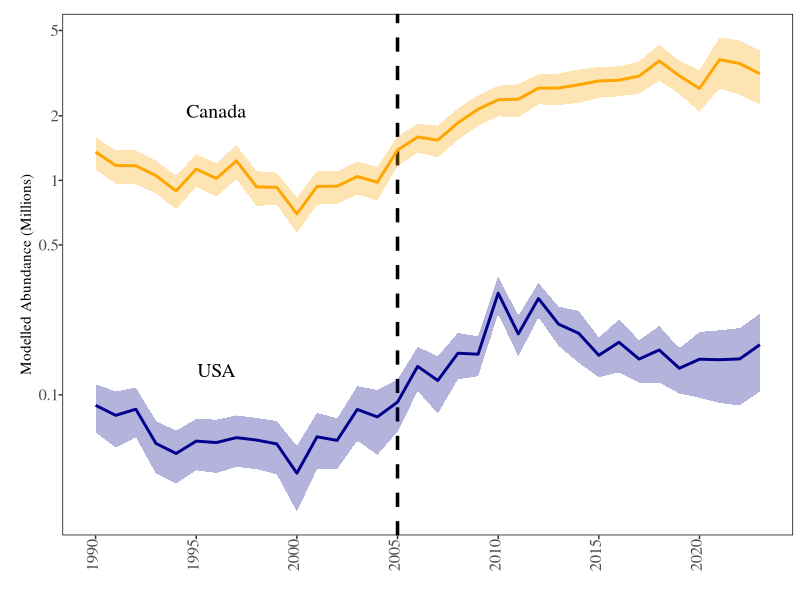
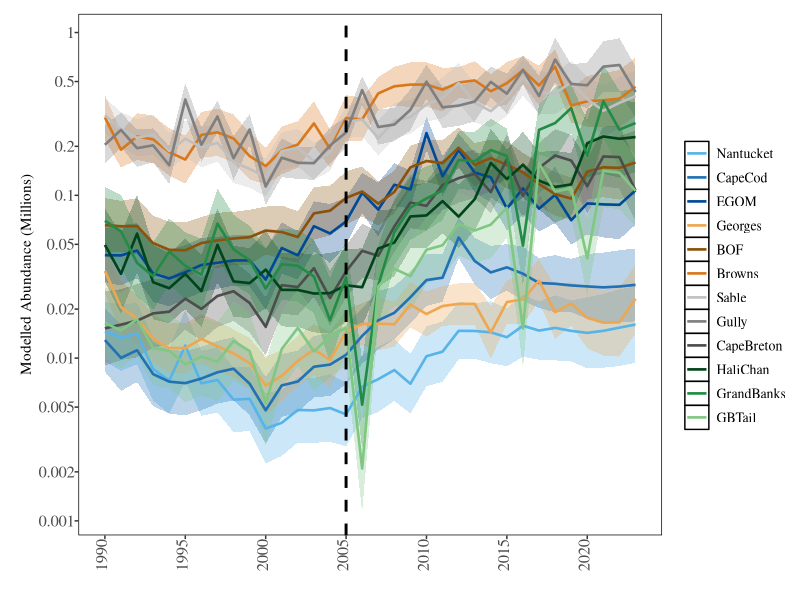
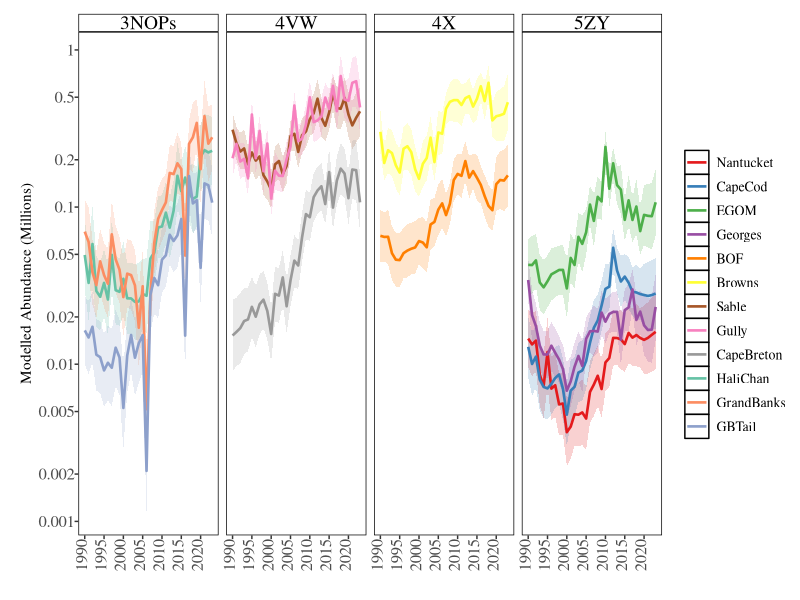

The R source for these figures, in order: (Note: this script raises an error after producing the figures.)
library(tidyverse)
library(broom)
library(dplyr)

library(ggplot2)
library(cowplot)
library(patchwork)
library(gridExtra)
library(RColorBrewer)
library(scales)

library(grid)  # For unit() function
#theme----
theme_replace(panel.grid.minor = element_blank(), panel.grid.major = element_line(colour="black"),
              
              strip.background=element_rect(colour="black",fill="white"))

theme_set(theme_bw())

theme_replace(legend.key =element_rect(colour="black",fill="white"),
              
              plot.margin = unit(c(1.5,3,1.5,1), "cm"),
              
              #plot.margin=margin(3,4,4,0),
              
              #plot.margin=margin(3,4,4,0),
              
              plot.title=element_text(size=16,vjust=1.5,family="serif"),
              
              legend.background=element_rect(size=.9,colour="white",fill="white"),
              
              strip.text=element_text(size=14,family="serif",angle=0),
              
              panel.border = element_rect(colour = "black",fill=NA),
              
              panel.grid.minor = element_blank(), panel.grid.major = element_blank(),
              
              strip.background=element_rect(colour="black",fill="white"),
              
              axis.text.x = element_text(angle = 90, vjust = 0.2, hjust=1,size=12,family="serif"),
              
              axis.text.y = element_text(angle = 0, vjust = 0.5, hjust=1,size=12,family="serif"),
              
              axis.title.x=element_text(size=12,hjust=0.5,vjust=-2,family="serif"))

pd <- position_dodge(.5)
# Solution 1: Transform your data beforehand and use natural scale
# This approach transforms the data before plotting
# Plot abuncance indexed regions ----

FigAbd.Region.Spring <- read.csv(here::here("2025-04-23/Output/IndexAbundance/abundance_ind_Region.Spring.csv"),row.names=NULL)
names(FigAbd.Region.Spring)


#To estimate the proportion ot toal abundance by Season, I have to do it here as teh script in 3.3Regional_Proportions can only easily be run if you have VAST
Reg_Prop<-read.csv(here::here("2025-04-23/Output/Proportions/proportions_and_density_Regional.csv"))
#isolate spring 
Reg_Prop_Spring <- subset(Reg_Prop, Reg_Prop$Season == "Spring")
names(Reg_Prop_Spring)
#plot check and adding vars to figure out proportion before and during warming.----
Reg_Prop_Spring$Period<-NULL
Reg_Prop_Spring$Period[Reg_Prop_Spring$Year<2006]<-"1990-2005"
Reg_Prop_Spring$Period[Reg_Prop_Spring$Year>2005]<-"2006-2023"
Reg_Prop_Spring$Region<-factor(Reg_Prop_Spring$Index_Region)
names(Reg_Prop_Spring)
library(dplyr)

popr <- Reg_Prop_Spring %>%
  group_by(Period) %>%
  mutate(Total_EstimateForPeriod = sum(Index_Estimate)) %>%
  ungroup() %>%
  group_by(Period, Region) %>%
  summarise(Total_EstimateForRegion = sum(Index_Estimate), 
            Total_EstimateForPeriod = first(Total_EstimateForPeriod)) %>%
  mutate(Prop = Total_EstimateForRegion / Total_EstimateForPeriod * 100) %>%
  ungroup()
names(Reg_Prop_Spring)
range(Reg_Prop_Spring$Proportion)
Reg_Prop_Spring %>%
  group_by(Region,Period) %>%
  summarise(
    min_prop = min(Proportion, na.rm = TRUE),
    max_prop = max(Proportion, na.rm = TRUE),
    .groups = "drop"
  )
####ENDprop----
Regiona_Proportion_Plot_Spring<-ggplot(Reg_Prop_Spring, aes(x = Year, y = Proportion, fill = Index_Region)) +
  geom_area() +
  scale_fill_manual(values = c("orange", "darkblue")) +
  labs(
    title = "Mean Proportion of Total Est. Abun. Spring",
    x = "Year",
    y = "Proportion of Total (%)",
    fill = NULL
  ) +
  geom_vline(xintercept = 2006, linetype = "dashed", color = "black", size = 1)
##END adding vars to figure out proportion before and during warming.----
popr
##Figure ABD Panel A----
regpal<- c("orange", "darkblue")
colbline<-brewer.pal(3, "Dark2")
custom_labels <- c(
  "Canada: Before (93.9%), During (94%)",
  "USA:    Before ( 6.1%), During ( 6%)"
)
CI <- function(x) {
  sd(x, na.rm = TRUE) / sqrt(length(x)) * qt(0.975, df = length(x) - 1)
}
#option 1----
FigAbd.Region.Spring.transformed <- FigAbd.Region.Spring %>%
  mutate(
    Index_Millions = Index_Estimate / 1000000,
    Index_SD_Millions = Index_SD / 1000000,
    ymin = pmax(Index_Millions - Index_SD_Millions, 0.001),  # Ensure positive values
    ymax = Index_Millions + Index_SD_Millions
  )
ARegionalPlot<- 
ggplot(data = FigAbd.Region.Spring.transformed, aes(x = Year, y = Index_Millions, group = Region)) +
  geom_vline(xintercept = 2005, lty = 2, lwd = 1.2) +
  scale_y_log10(
    breaks = c(0.1, 0.5, 1, 2, 5, 10, 20, 50),  # Custom breaks in natural units
    labels = c("0.1", "0.5", "1", "2", "5", "10", "20", "50")  # Natural unit labels
  ) +
  scale_x_continuous(breaks = seq(1990, 2023, by = 5)) +
  geom_ribbon(aes(x = Year, 
                  ymin = ymin, 
                  ymax = ymax, 
                  fill = Region), alpha = 0.3) +
  geom_line(aes(color = Region), linewidth = 1) +
  scale_fill_manual(values = regpal) +
  scale_color_manual(values = regpal) +
  guides(color = guide_legend(title = ""),
         fill = "none") + 
  labs(y = "Modelled Abundance (Millions)", x = "") +
  guides(color = guide_legend(title = "")) +
  annotate("text", x = 1996, y = 2.1, label = "Canada", color = "black", size = 5, family = "serif") +
  annotate("text", x = 1996, y = 0.13, label = "USA", color = "black", size = 5, family = "serif") +
  theme(text = element_text(family = "serif"),  
        legend.position = "none",
        plot.margin = margin(10, 5, 10, 15))#+
  # Faceting by region
 # facet_wrap(Region ~ ., 
           #  scales = "free",
           #  labeller = label_wrap_gen(width = 15)) 

#END Option 1----
# Solution 2: Use asymmetric error bars on log scale----
# This approach calculates proper confidence intervals for log-transformed data
 ggplot(data = FigAbd.Region.Spring, aes(x = Year, y = Index_Estimate/1000000, group = Region)) +
  geom_vline(xintercept = 2005, lty = 2, lwd = 1.2) +
  scale_y_log10(
    breaks = c(0.1, 0.5, 1, 2, 5, 10, 20, 50),
    labels = c("0.1", "0.5", "1", "2", "5", "10", "20", "50")
  ) +
  scale_x_continuous(breaks = seq(1990, 2023, by = 5)) +
  geom_ribbon(aes(x = Year, 
                  ymin = pmax((Index_Estimate - Index_SD)/1000000, 0.001), 
                  ymax = (Index_Estimate + Index_SD)/1000000, 
                  fill = Region), alpha = 0.3) +
  geom_line(aes(color = Region), linewidth = 1) +
  scale_fill_manual(values = regpal) +
  scale_color_manual(values = regpal) +
  guides(color = guide_legend(title = ""),
         fill = "none") + 
  labs(y = "Modelled Abundance (Millions)", x = "") +
  guides(color = guide_legend(title = "")) +
  annotate("text", x = 1996, y = 2.1, label = "Canada", color = "black", size = 5, family = "serif") +
  annotate("text", x = 1996, y = .13, label = "USA", color = "black", size = 5, family = "serif") +
  theme(text = element_text(family = "serif"),  
        legend.position = "none",
        plot.margin = margin(10, 5, 10, 15))
#END Solution 2: Use asymmetric error bars on log scale----
# Solution 3: Use multiplicative error bars (recommended for log scale)----
# This approach uses multiplicative confidence intervals which are more appropriate for log scales
ARegionalPlot<-ggplot(data = FigAbd.Region.Spring, aes(x = Year, y = Index_Estimate/1000000, group = Region)) +
  geom_vline(xintercept = 2005, lty = 2, lwd = 1.2) +
  scale_y_log10(
    breaks = c(0.1, 0.5, 1, 2, 5, 10, 20, 50),
    labels = c("0.1", "0.5", "1", "2", "5", "10", "20", "50")
  ) +
  scale_x_continuous(breaks = seq(1990, 2023, by = 5)) +
  geom_ribbon(aes(x = Year, 
                  ymin = pmax((Index_Estimate/1000000) * exp(-Index_SD/Index_Estimate), 0.001), 
                  ymax = (Index_Estimate/1000000) * exp(Index_SD/Index_Estimate), 
                  fill = Region), alpha = 0.3) +
  geom_line(aes(color = Region), linewidth = 1) +
  scale_fill_manual(values = regpal) +
  scale_color_manual(values = regpal) +
  guides(color = guide_legend(title = ""),
         fill = "none") + 
  labs(y = "Modelled Abundance (Millions)", x = "") +
  guides(color = guide_legend(title = "")) +
  annotate("text", x = 1996, y = 2.1, label = "Canada", color = "black", size = 5, family = "serif") +
  annotate("text", x = 1996, y = .13, label = "USA", color = "black", size = 5, family = "serif") +
  theme(text = element_text(family = "serif"),  
        legend.position = "none",
        plot.margin = margin(10, 5, 10, 15))
##Plot Slopes----
Reg_SlopSpring <- read.csv(here::here("2025-04-23/Output/IndexAbundance/RegionAbdSlope.Spring.csv"),row.names=NULL)
names(Reg_SlopSpring)
#scaling slopes per region period
##Scale slope for Abundace----
RegionAbd_coefficients_df <- FigAbd.Region.Spring %>%
  group_by(Region,Period) %>%
  do({
    model <- lm(scale((log10(Index_Estimate))) ~ scale(Year), data = .)
    data.frame(t(coef(model)))
    tidy(model, conf.int = TRUE) # Includes coefficients with 95% CI by default
  }) %>%
  ungroup()

RegionAbd_coefficients_df<- RegionAbd_coefficients_df%>%
  filter(term == "scale(Year)")
##END scaled slope for Abundace----
#Core Area Abundance----
#Part 2: Core Areas abundance trends

abundance_ind_CA <- read.csv(here::here("2025-04-23/Output/IndexAbundance/abundance_ind_CA.csv"),row.names=NULL)
names(abundance_ind_CA)
abundance_ind_CA.spr<- subset(abundance_ind_CA, abundance_ind_CA$Season == "Spring")

#2.1 CA plot abundance trends, spring
#assign colors----
abundance_ind_CA.spr$Index_Region <- factor(abundance_ind_CA.spr$Index_Region, levels = c("EGOM", "BOF", "CapeBreton", "HaliChan", "CapeCod", "Browns", "Gully", "GrandBanks", "Nantucket", "Georges", "Sable", "GBTail"))
region_colours <- c(
  "EGOM" ="#004995",
  "BOF"  = "#8C510A",
  "CapeBreton" ="#4D4D4D",
  "HaliChan" ="#00441B",
  "CapeCod" ="#2171B5",
  "Browns" ="#D8781D",
  "Gully"="#7F7F7F",
  "GrandBanks" ="#238B45",
  "Nantucket" = "#56B4E9",
  "Georges" ="#EDA752",
  "Sable"  ="#C0C0C0",
  "GBTail" = 	"#81C784"
)
#factor the order 
abundance_ind_CA.spr$Index_Region <- factor(abundance_ind_CA.spr$Index_Region, levels = names(region_colours))
abundance_ind_CA.spr$ordCoreArea<-factor(abundance_ind_CA.spr$Index_Region, levels=c("Nantucket","CapeCod","EGOM","Georges","BOF","Browns","Sable","Gully","CapeBreton","HaliChan","GrandBanks","GBTail"))
region_colours2 <- c(
  "Nantucket" = "#56B4E9",
  "CapeCod" = "#2171B5",
  "EGOM" = "#004995",
  "Georges" = "#EDA752",
  "BOF" = "#8C510A",
  "Browns" = "#D8781D",
  "Sable" = "black",
  "Gully" = "#7F7F7F",
  "CapeBreton" = "#4D4D4D",
  "HaliChan" = "#00441B",
  "GrandBanks" = "#238B45",
  "GBTail" = "#81C784"
)


abundance_ind_CA.spr$ordCoreArea<-factor(abundance_ind_CA.spr$ordCoreArea, levels=names(region_colours2))
#END #assign colors----
#log values and get standard deviation of log values
abundance_ind_CA.spr$LogAbd <- log10(abundance_ind_CA.spr$Index_Estimate + 1)  # Add 1 to avoid log(0)
CI <- function(x) {
  sd(x, na.rm = TRUE) / sqrt(length(x)) * qt(0.975, df = length(x) - 1)
}

length(region_colours2)
length(unique(abundance_ind_CA.spr$ordCoreArea))

names(abundance_ind_CA.spr)

# CA Plot with Solution 3: Multiplicative error bars for log scale----
CAPlot <- ggplot(data = abundance_ind_CA.spr,  # Filter for years >= 1990], 
                 aes(x = Year, y = Index_Estimate/1000000, color = ordCoreArea)) +
  scale_x_continuous(breaks = seq(1990, 2023, by = 5)) + # Set x-axis breaks
  scale_y_log10(
    breaks = c(0.001,0.002, 0.005, 0.01, 0.02, 0.05, 0.1, 0.2, 0.5, 1, 2, 5, 10),  # Custom breaks in natural units
    labels = c("0.001","0.002", "0.005", "0.01", "0.02", "0.05", "0.1", "0.2", "0.5", "1", "2", "5", "10")  # Natural unit labels
  ) +
  geom_ribbon(aes(x = Year, 
                  ymin = pmax((Index_Estimate/1000000) * exp(-Index_SD/Index_Estimate), 0.001), 
                  ymax = (Index_Estimate/1000000) * exp(Index_SD/Index_Estimate), 
                  fill = ordCoreArea), alpha = 0.3, colour = NA) +  # Multiplicative error bars
  geom_line(aes(color = ordCoreArea), linewidth = .9) +                         # Line for the group
 scale_fill_manual(values = region_colours) +                    # Custom fill colors
 scale_color_manual(values = region_colours) +
  geom_vline(xintercept = 2005, linetype = "dashed", color = "black", size = 1) +
  # Combine legends
  guides(color = guide_legend(title = ""),
         fill = "none") + 
  labs(y = "Modelled Abundance (Millions)", x = "") +
  theme(text = element_text(family = "serif"),  
        legend.box.background = element_blank(), # Transparent legend box
        legend.position.inside = c(.15, .7),
        legend.text = element_text(size = 10, family = "serif"),
        plot.margin = margin(10, 5, 10, 15))
#END CA Plot with Solution 3: Multiplicative error bars for log scale----
CAPlot
abundance_ind_CA.spr$Subregion<-NULL
abundance_ind_CA.spr$Subregion[abundance_ind_CA.spr$ordCoreArea == "Nantucket" | abundance_ind_CA.spr$ordCoreArea=="Georges"|abundance_ind_CA.spr$ordCoreArea=="CapeCod" |abundance_ind_CA.spr$ordCoreArea=="EGOM"] <- "5ZY"
abundance_ind_CA.spr$Subregion[abundance_ind_CA.spr$ordCoreArea == "BOF" | abundance_ind_CA.spr$ordCoreArea=="Browns"] <- "4X"
abundance_ind_CA.spr$Subregion[abundance_ind_CA.spr$ordCoreArea == "Gully" | abundance_ind_CA.spr$ordCoreArea=="CapeBreton"| abundance_ind_CA.spr$ordCoreArea=="Sable"] <- "4VW"
abundance_ind_CA.spr$Subregion[abundance_ind_CA.spr$ordCoreArea == "HaliChan" | abundance_ind_CA.spr$ordCoreArea=="GrandBanks"| abundance_ind_CA.spr$ordCoreArea=="GBTail"] <- "3NOPs"

# Example of 12 bold colors (you can swap to any you like)
region_colours12 <- c(
  "#E41A1C", "#377EB8", "#4DAF4A", "#984EA3",
  "#FF7F00", "#FFFF33", "#A65628", "#F781BF",
  "#999999", "#66C2A5", "#FC8D62", "#8DA0CB"
)

CAPlotshort <- ggplot(
  #data = abundance_ind_CA.spr[abundance_ind_CA.spr$Year >= 2017, ],
  data = abundance_ind_CA.spr,
  aes(x = Year, y = Index_Estimate/1000000, color = ordCoreArea, fill = ordCoreArea)
) +
  scale_x_continuous(breaks = seq(1990, 2023, by = 5)) +
  scale_y_log10(
    breaks = c(0.001,0.002,0.005,0.01,0.02,0.05,0.1,0.2,0.5,1,2,5,10),
    labels = c("0.001","0.002","0.005","0.01","0.02","0.05","0.1","0.2","0.5","1","2","5","10")
  ) +
  geom_ribbon(
    aes(
      ymin = pmax((Index_Estimate/1000000) * exp(-Index_SD/Index_Estimate), 0.001),
      ymax = (Index_Estimate/1000000) * exp(Index_SD/Index_Estimate)
    ),
    alpha = 0.2, color = NA   # <-- faint ribbons
  ) +
  geom_line(linewidth = .9) +
  scale_color_manual(values = region_colours12) +
  scale_fill_manual(values = region_colours12) +
  guides(color = guide_legend(title = ""), fill = "none") +
  labs(y = "Modelled Abundance (Millions)", x = "") +
  facet_wrap(~Subregion, nrow = 1) +
  theme(
    text = element_text(family = "serif"),
    legend.box.background = element_blank(),
    legend.position.inside = c(.15, .7),
    legend.text = element_text(size = 10, family = "serif"),
    plot.margin = margin(10, 5, 10, 15)
  )

CAPlotshort



#Figure4: plot abundance trends with a map of the core areas 
#go to Sup2DataPlots.R to make CAMAP 
#CAMAP in C:\Users\shackelln\Documents\My_Program_Files\R\Hali_Shift_withNF\Rhttp://127.0.0.1:21785/graphics/8becb3ce-f8a5-4389-9221-5f8cb03ac05a.png\Sup2DataPlots.R
library(patchwork)
library(grid)  # for textGrob

ARegionalPlot_clean <- ARegionalPlot + 
  theme(
    axis.title.y = element_blank(),
    legend.position = "none",
    plot.margin = margin(t=2, r=2, b=2, l=5)  # Tight margins
  )

CAPlot_clean <- CAPlot +
  theme(
    axis.title.y = element_blank(),
    legend.position = "none",
    plot.margin = margin(t=2, r=10, b=2, l=2)  # Tight margins
  )

# Create shared y-axis label
shared_y <- textGrob("Modelled Abundance/n(log10)", 
                     rot = 90, 
                     gp = gpar(fontsize = 10, fontfamily = "serif"))


# Bottom row with shared y-axis title
bottom_row <- plot_grid(shared_y,plot_grid(CAPlot_clean,ARegionalPlot_clean, ncol = 2, rel_widths = c(1, 1)),
                        ncol = 2, 
                        rel_widths = c(0.05, 1)
)

# Extract legend using cowplot
legend_CAMAP <- get_legend(CAMAP + theme(legend.position = "right"))
CAMAP_2col <- CAMAP +
  guides(fill = guide_legend(ncol = 2),   # for fill legends
         color = guide_legend(ncol = 2)) +  # for color legends
  theme(legend.position = "right",legend.title = element_blank())
# Extract the legend from CAMAP
legend_CAMAP <- get_legend(CAMAP_2col)
CAMAP_clean <- CAMAP + theme(legend.position = "none")
#You use CAMAP_2col to get the 2-column legend, but use CAMAP_clean for the plot without the legend.
#Comben CAMAP no legend with 2 col legend()
camap_with_legend <- plot_grid(
  CAMAP_clean, legend_CAMAP,
  ncol = 2,
  rel_widths = c(.6, 0.4),
  align = "h"
)



# 1. Manually label bottom plots
camap_with_legend_tagged<-camap_with_legend+labs(tag = "a)")
CAPlot_tagged <- CAPlot_clean + labs(tag = "b)")
ARegionalPlot_tagged <- ARegionalPlot_clean + labs(tag = "c)")

# 2. Create vertical shared axis
shared_y <- textGrob("Abundance (Millions)", 
                     rot = 90, 
                     gp = gpar(fontsize = 10, fontfamily = "serif"))

# 3. Arrange bottom row with shared y-axis and tags
bottom_row_with_y <- arrangeGrob(
  shared_y,
  CAPlot_tagged,
  ARegionalPlot_tagged,
  ncol = 3,
  widths = unit.c(unit(1.5, "lines"), unit(1, "null"), unit(1, "null"))
)

# 4. Wrap in patchwork
bottom_row_patchwork <- wrap_elements(full = bottom_row_with_y)

# 5. Combine with top plot
final_plot <- camap_with_legend_tagged / bottom_row_patchwork +
  plot_layout(heights = c(1.5, 1.2)) +
  #plot_annotation(tag_levels = 'a', tag_suffix = ')') & 
  theme(
    plot.margin = margin(t = 5, r = 10, b = 5, l = 10),
    # plot.tag.position = c(0.01, 0.98),
    #plot.tag = element_text(size = 14, face = "bold")
  )

# Display
final_plot

#END manual labels----
final_plot
# Save the final plot with legend
ggsave(here::here("NancBranchDataScript/FancyFiguresforMS/FigureAbundanceFAandMapTrends.jpeg"), plot = final_plot, dpi = 600, width = 8, height = 6, units = "in", device = "jpeg")

